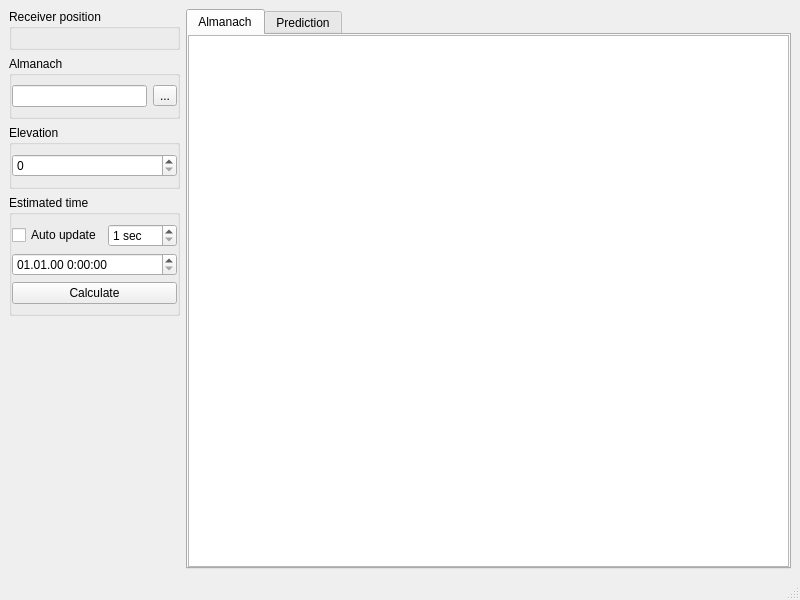
<?xml version="1.0" encoding="UTF-8"?>
<ui version="4.0">
 <class>MainWindow</class>
 <widget class="QMainWindow" name="MainWindow">
  <property name="geometry">
   <rect>
    <x>0</x>
    <y>0</y>
    <width>800</width>
    <height>600</height>
   </rect>
  </property>
  <property name="windowTitle">
   <string>MainWindow</string>
  </property>
  <widget class="QWidget" name="centralwidget">
   <layout class="QHBoxLayout" name="horizontalLayout_2">
    <item>
     <layout class="QVBoxLayout" name="verticalLayout">
      <item>
       <widget class="QGroupBox" name="groupBox">
        <property name="title">
         <string>Receiver position</string>
        </property>
        <layout class="QVBoxLayout" name="verticalLayout_2">
         <property name="leftMargin">
          <number>0</number>
         </property>
         <property name="rightMargin">
          <number>0</number>
         </property>
         <item>
          <widget class="CoordinateWidget" name="coordinateWidget_" native="true"/>
         </item>
        </layout>
       </widget>
      </item>
      <item>
       <widget class="QGroupBox" name="groupBox_2">
        <property name="title">
         <string>Almanach</string>
        </property>
        <layout class="QHBoxLayout" name="horizontalLayout_4">
         <property name="leftMargin">
          <number>0</number>
         </property>
         <property name="rightMargin">
          <number>0</number>
         </property>
         <item>
          <widget class="QLineEdit" name="almanachPathLineEdit_">
           <property name="sizePolicy">
            <sizepolicy hsizetype="Minimum" vsizetype="Fixed">
             <horstretch>0</horstretch>
             <verstretch>0</verstretch>
            </sizepolicy>
           </property>
          </widget>
         </item>
         <item>
          <widget class="QToolButton" name="openAlmanachToolButton_">
           <property name="text">
            <string>...</string>
           </property>
          </widget>
         </item>
        </layout>
       </widget>
      </item>
      <item>
       <widget class="QGroupBox" name="groupBox_4">
        <property name="title">
         <string>Elevation</string>
        </property>
        <layout class="QVBoxLayout" name="verticalLayout_4">
         <property name="leftMargin">
          <number>0</number>
         </property>
         <property name="rightMargin">
          <number>0</number>
         </property>
         <item>
          <widget class="QSpinBox" name="elevationSpinBox_">
           <property name="maximum">
            <number>90</number>
           </property>
          </widget>
         </item>
        </layout>
       </widget>
      </item>
      <item>
       <widget class="QGroupBox" name="groupBox_3">
        <property name="title">
         <string>Estimated time</string>
        </property>
        <layout class="QVBoxLayout" name="verticalLayout_3">
         <property name="leftMargin">
          <number>0</number>
         </property>
         <property name="rightMargin">
          <number>0</number>
         </property>
         <item>
          <layout class="QHBoxLayout" name="horizontalLayout">
           <property name="leftMargin">
            <number>0</number>
           </property>
           <property name="bottomMargin">
            <number>0</number>
           </property>
           <item>
            <widget class="QCheckBox" name="autoUpdateCheckBox_">
             <property name="text">
              <string>Auto update</string>
             </property>
            </widget>
           </item>
           <item>
            <widget class="QSpinBox" name="autoUpdateSpinBox_">
             <property name="suffix">
              <string> sec</string>
             </property>
             <property name="minimum">
              <number>1</number>
             </property>
             <property name="maximum">
              <number>999</number>
             </property>
            </widget>
           </item>
          </layout>
         </item>
         <item>
          <widget class="QDateTimeEdit" name="estimatedDateTimeEdit_">
           <property name="sizePolicy">
            <sizepolicy hsizetype="Minimum" vsizetype="Fixed">
             <horstretch>0</horstretch>
             <verstretch>0</verstretch>
            </sizepolicy>
           </property>
           <property name="displayFormat">
            <string>dd.MM.yy H:mm:ss</string>
           </property>
          </widget>
         </item>
         <item>
          <widget class="QPushButton" name="calculatePushButton_">
           <property name="text">
            <string>Calculate</string>
           </property>
          </widget>
         </item>
        </layout>
       </widget>
      </item>
      <item>
       <spacer name="verticalSpacer">
        <property name="orientation">
         <enum>Qt::Vertical</enum>
        </property>
        <property name="sizeHint" stdset="0">
         <size>
          <width>20</width>
          <height>40</height>
         </size>
        </property>
       </spacer>
      </item>
     </layout>
    </item>
    <item>
     <widget class="QTabWidget" name="tabWidget_">
      <property name="currentIndex">
       <number>0</number>
      </property>
      <widget class="QWidget" name="almanachTab_">
       <attribute name="title">
        <string>Almanach</string>
       </attribute>
       <layout class="QVBoxLayout" name="verticalLayout_5">
        <property name="leftMargin">
         <number>0</number>
        </property>
        <property name="topMargin">
         <number>0</number>
        </property>
        <property name="rightMargin">
         <number>0</number>
        </property>
        <property name="bottomMargin">
         <number>0</number>
        </property>
        <item>
         <widget class="QTableView" name="almanachTableView_">
          <attribute name="horizontalHeaderStretchLastSection">
           <bool>true</bool>
          </attribute>
          <attribute name="verticalHeaderVisible">
           <bool>false</bool>
          </attribute>
         </widget>
        </item>
       </layout>
      </widget>
      <widget class="QWidget" name="predictionTab_">
       <attribute name="title">
        <string>Prediction</string>
       </attribute>
       <layout class="QVBoxLayout" name="verticalLayout_6">
        <property name="leftMargin">
         <number>0</number>
        </property>
        <property name="topMargin">
         <number>0</number>
        </property>
        <property name="rightMargin">
         <number>0</number>
        </property>
        <property name="bottomMargin">
         <number>0</number>
        </property>
        <item>
         <widget class="QTableView" name="predictionTableView_">
          <attribute name="horizontalHeaderStretchLastSection">
           <bool>true</bool>
          </attribute>
          <attribute name="verticalHeaderVisible">
           <bool>false</bool>
          </attribute>
         </widget>
        </item>
       </layout>
      </widget>
     </widget>
    </item>
   </layout>
  </widget>
  <widget class="QMenuBar" name="menubar">
   <property name="geometry">
    <rect>
     <x>0</x>
     <y>0</y>
     <width>800</width>
     <height>25</height>
    </rect>
   </property>
  </widget>
  <widget class="QStatusBar" name="statusbar"/>
 </widget>
 <customwidgets>
  <customwidget>
   <class>CoordinateWidget</class>
   <extends>QWidget</extends>
   <header>CoordinateWidget.h</header>
   <container>1</container>
  </customwidget>
 </customwidgets>
 <resources/>
 <connections/>
</ui>
